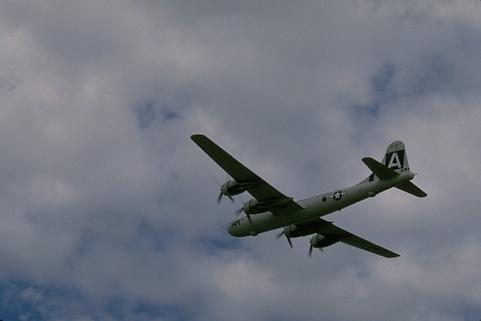
%> input picture assn6 - MoGs/plane.jpg, 481 x 321 px
$ octave kmeans.m   (GNU Octave 9; MATLAB toolbox functions it lacks are replaced by stand-ins)
%> lines starting %> are read from the running program, lines starting %| are printed output that depends on the picture
%% HW06 Kmeans
clear
K = 5;

%%
plane = 'plane.jpg';
tiger = 'tiger.jpg';

my_kmeans(plane, K);

%%
function [] = my_kmeans(filename, K)
    area = solver(filename, K);
    fig = image(area);
    new_filename = strcat(erase(filename,'.jpg'), '_kmeans.jpg');
    saveas(fig, new_filename);
end

%%
function [area, final_init] = solver(filename, K)
%> called with filename = 'plane.jpg', K = 5
    img = imread(filename);
%> img is the input picture: size 321x481x3 uint8; mean R, G, B 114, 118.3, 129.3
    img = rgb2lab(img);
%> img: size 321x481x3 double; mean of channels 1, 2, 3 49.5, 0.8, -6.6

    mm = zeros(3,2);
    for i=1:3
        mm(i,1) = min(min(img(:,:,i)));
        mm(i,2) = max(max(img(:,:,i)));
    end
%> after the loop, mm = [0.196 74.39; -10.57 6.21; -25.99 15.74]
    diff = mm(:,2) - mm(:,1);
%> diff = [74.19; 16.78; 41.73]

    rng('shuffle')
    init = rand(3,K);
    init = init.*diff+mm(:,1);init = init';
%> after `init = init.*diff+mm(:,1)`: init = [62.85 19.41 58.35 43.48 21.11; 2.15 -1.99 -5.48 4.67 2.11; -8.44 -9.09 -6.1 -4.93 -0.188]
%> after `init = init'`: init = [62.85 2.15 -8.44; 19.41 -1.99 -9.09; 58.35 -5.48 -6.1; 43.48 4.67 -4.93; 21.11 2.11 -0.188]
    img_size = size(img); row = img_size(1); col = img_size(2);
%> after `img_size = size(img)`: img_size = [321 481 3]
%> after `row = img_size(1)`: row = 321
%> after `col = img_size(2)`: col = 481

    iter = 0;
    max_iter = 1000;

    while(iter<max_iter)
        [flag, next_init] = update(img, init,K, row, col);
        if flag
            area = comp_dist(img, next_init, K, row, col);
            final_init = next_init;
            break;
        else
            init = next_init;
            iter = iter+1;
            continue;
        end
    end
%> this loop made 11 passes
%> flag on passes 1 to 11: 0, 0, 0, 0, 0, 0, 0, 0, 0, 0, 1
%> pass 1, in update, `resp = comp_dist(img,init, K, row, col);`:
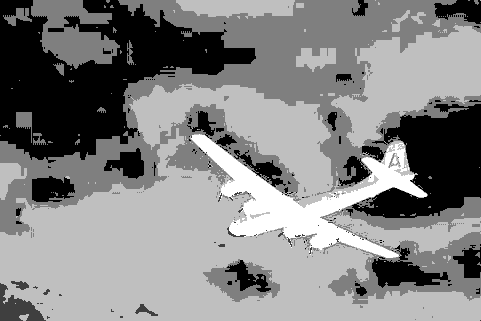
%> resp: size 321x481 double; min 1, max 5, mean 3.06; drawn with min black and max white
%> pass 2, in update (call 2), `resp = comp_dist(img,init, K, row, col);`:
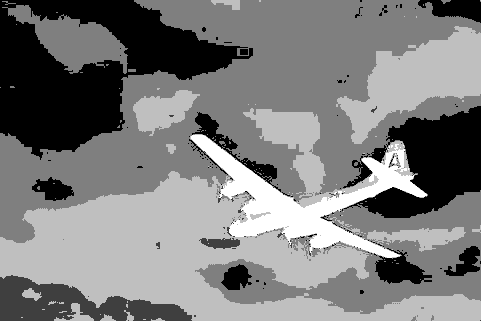
%> resp: size 321x481 double; min 1, max 5, mean 2.95; drawn with min black and max white
%> pass 3, in update (call 3), `resp = comp_dist(img,init, K, row, col);`:
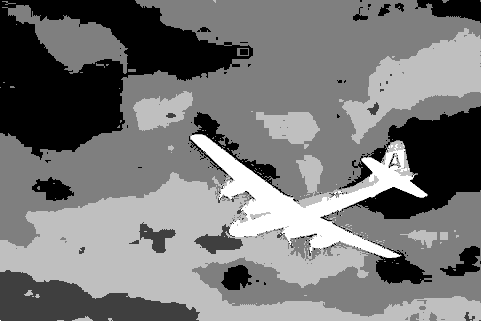
%> resp: size 321x481 double; min 1, max 5, mean 2.88; drawn with min black and max white
%> after the loop:
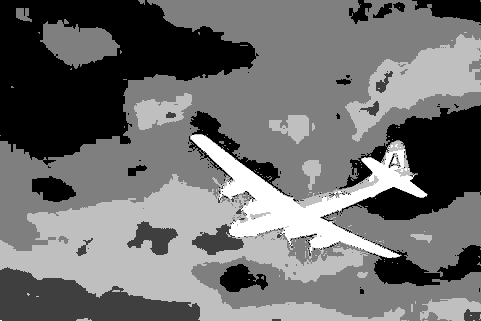
%> area: size 321x481 double; min 1, max 5, mean 2.75; drawn with min black and max white
%> after the loop, final_init = [58.03 1.76 -4.1; 37.3 0.262 -15.58; 52.42 1.23 -6.77; 45.94 0.4 -9.19; 10.72 -5.16 5.12]; init has the same summary as final_init; iter = 10
%> in my_kmeans, `fig = image(area);`:
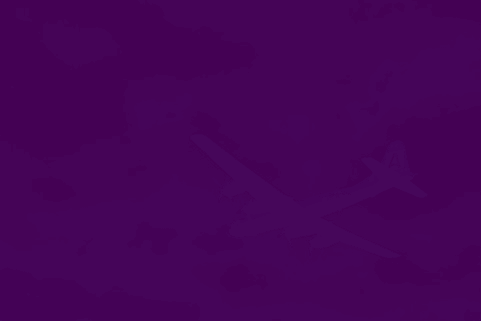
%> displayed picture: size 321x481x3, on the screen's scale of 0 to 255; mean R, G, B 68.7, 3.5, 86.8
end

%%
function [flag, next_init] = update(img, init, K, row, col)

    old_init = init;
    next_init = zeros(size(old_init));

    resp = comp_dist(img,init, K, row, col);

    for k = 1:K
        tmp = resp == k;
        num = sum(sum(tmp,1),2);

        for i = 1:3
            if num ~= 0
                next_init(k,i) = sum(sum(img(:,:,i).*tmp,1),2)/num;
            else
                next_init(k,:) = old_init(k,:);
            end
        end
    end

    if next_init == old_init
        flag = 1;
    else
        flag = 0;
    end

    return
end

%%
function resp = comp_dist(img, init, K, row, col)
    d = zeros(row, col, K);
    for k = 1:K
        d(:,:,k) = lab_dist(img,init(k,:));
    end
    D = cat(4, d(:,:,:));
    [~, resp] = min(D, [], 3);
    return
end

%%
function dist = lab_dist(img, init)
    cal = zeros(size(img));
    for i = 1:3
        cal(:,:,i) = img(:,:,i) - init(i);
    end
    tmp = cal.*cal;
    dist = sum(tmp,3);
    return
end

$ run again, with assn6 - MoGs/kid.jpg copied over assn6 - MoGs/plane.jpg
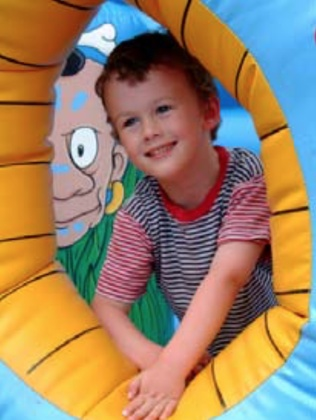
%> input picture assn6 - MoGs/kid.jpg, 316 x 420 px, shrunk from 892 x 1186 before the run
%> in solver, img is the input picture: size 420x316x3 uint8; mean R, G, B 156.5, 129.6, 100.5
%> img: size 420x316x3 double; mean of channels 1, 2, 3 56.9, 11.4, 20
%> after the loop in solver, `for i=1:3`: mm = [0 99.17; -43.52 61.77; -56.43 75.01]
%> diff = [99.17; 105.3; 131.4]
%> in solver, `init = init.*diff+mm(:,1)`: init = [83.74 25.68 77.73 57.86 27.95; 36.29 10.31 -11.58 52.1 36.06; -1.15 -3.2 6.22 9.91 24.85]
%> in solver, `init = init'`: init = [83.74 36.29 -1.15; 25.68 10.31 -3.2; 77.73 -11.58 6.22; 57.86 52.1 9.91; 27.95 36.06 24.85]
%> the loop in solver, `while(iter<max_iter)` made 41 passes
%> flag on passes 1 to 8: 0, 0, 0, 0, 0, 0, 0, 0
%> pass 1, in update, `resp = comp_dist(img,init, K, row, col);`:
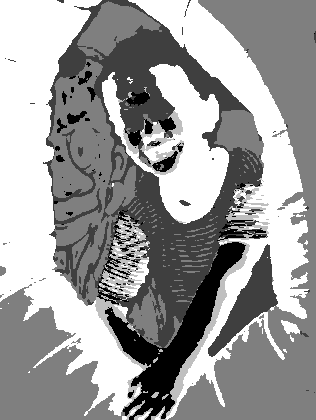
%> resp: size 420x316 double; min 1, max 5, mean 3.45; drawn with min black and max white
%> after the loop in solver, `while(iter<max_iter)`:
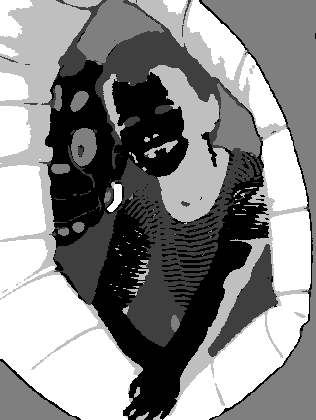
%> area: size 420x316 double; min 1, max 5, mean 3.13; drawn with min black and max white
%> after the loop in solver, `while(iter<max_iter)`: final_init = [60.86 17.78 8.02; 26.34 -0.53 0.0109; 73.66 -10.33 -30.86; 40.1 27.58 33.64; 71.09 16.01 62.84]; init has the same summary as final_init; iter = 40
